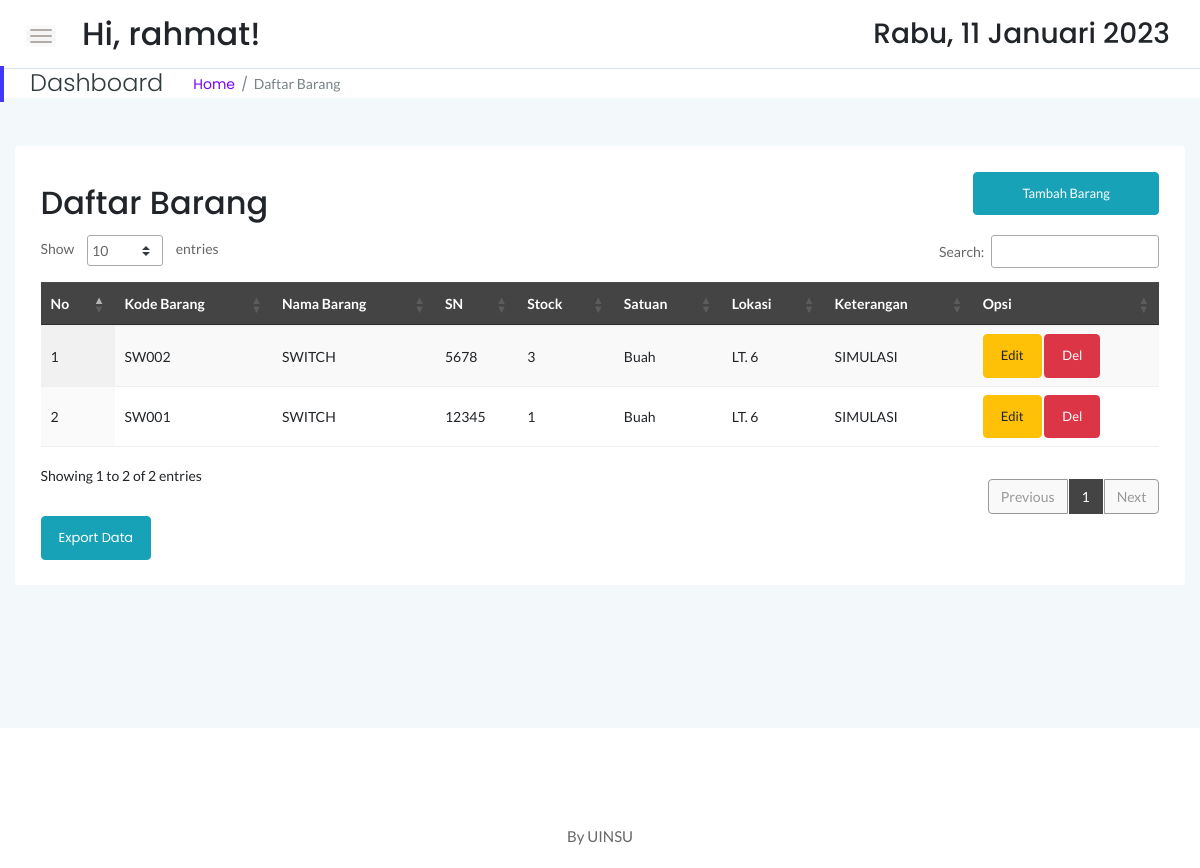
Page /stock/stock.php (signed in) on the committed database.
### tables this page shows
CREATE TABLE `sstock_brg` (
  `idx` int(11) NOT NULL,
  `kode_barang` varchar(55) NOT NULL,
  `nama` varchar(30) NOT NULL,
  `serial_number` varchar(40) NOT NULL,
  `stock` int(100) NOT NULL,
  `satuan` varchar(10) NOT NULL,
  `lokasi` varchar(55) NOT NULL,
  `keterangan` varchar(20) NOT NULL
);

### stock/stock.php (the view, shortened to what this page needs)
<!doctype html>
<html class="no-js" lang="en">
<?php
    include '../dbconnect.php';
	?>
<head>
    <link rel="stylesheet" href="assets/css/bootstrap.min.css">
    <link rel="stylesheet" href="assets/css/font-awesome.min.css">
    <link rel="stylesheet" href="assets/css/themify-icons.css">
    <link rel="stylesheet" href="assets/css/metisMenu.css">
    <link rel="stylesheet" href="assets/css/owl.carousel.min.css">
    <link rel="stylesheet" href="assets/css/slicknav.min.css">
    <link rel="stylesheet" href="https://www.amcharts.com/lib/3/plugins/export/export.css" type="text/css" media="all" />
	<link rel="stylesheet" type="text/css" href="https://cdn.datatables.net/1.10.19/css/jquery.dataTables.min.css">
    <link rel="stylesheet" type="text/css" href="https://cdn.datatables.net/1.10.19/css/jquery.dataTables.css">
    <link rel="stylesheet" type="text/css" href="https://cdn.datatables.net/1.10.18/css/dataTables.bootstrap4.min.css">
    <link rel="stylesheet" type="text/css" href="https://cdn.datatables.net/responsive/2.2.3/css/responsive.bootstrap.min.css">
    <link rel="stylesheet" type="text/css" href="https://cdn.datatables.net/responsive/2.2.3/css/responsive.jqueryui.min.css">
	<link rel="stylesheet" type="text/css" href="https://cdn.datatables.net/buttons/1.5.2/css/buttons.dataTables.min.css">
    <link rel="stylesheet" href="assets/css/typography.css">
    <link rel="stylesheet" href="assets/css/default-css.css">
    <link rel="stylesheet" href="assets/css/styles.css">
    <link rel="stylesheet" href="assets/css/responsive.css">
</head>
<body>
   <div class="page-container">
        <div class="main-content">
            <div class="header-area">
                <div class="row align-items-center">
                    <div class="col-md-6 col-sm-8 clearfix">
                        <div class="nav-btn pull-left">
                            <span></span>
                            <span></span>
                            <span></span>
                        </div>
                        <div class="search-box pull-left">
                            <form action="#">
                                <h2>Hi, <?=$_SESSION['user'];?>!</h2>
                            </form>
                        </div>
                    </div>
                    <div class="col-md-6 col-sm-4 clearfix">
                        <ul class="notification-area pull-right">
                            <li><h3><div class="date">
						</b></div></h3>
						</li>
                        </ul>
                    </div>
                </div>
            </div>
            <div class="page-title-area">
                <div class="row align-items-center">
                    <div class="col-sm-6">
                        <div class="breadcrumbs-area clearfix">
                            <h4 class="page-title pull-left">Dashboard</h4>
                            <ul class="breadcrumbs pull-left">
                                <li><a href="index.php">Home</a></li>
                                <li><span>Daftar Barang</span></li>
                            </ul>
                        </div>
                    </div>
                </div>
            </div>
            <div class="main-content-inner">
                <div class="row mt-5 mb-5">
                    <div class="col-12">
                        <div class="card">
                            <div class="card-body">
                                <div class="d-sm-flex justify-content-between align-items-center">
									<h2>Daftar Barang</h2>
									<button style="margin-bottom:20px" data-toggle="modal" data-target="#myModal" class="btn btn-info col-md-2"><span class="glyphicon glyphicon-plus"></span>Tambah Barang</button>
                                </div>
                                    <div class="data-tables datatable-dark">
										 <table id="dataTable3" class="display" style="width:100%"><thead class="thead-dark">
											<tr>
												<th>No</th>
                                                <th>Kode Barang</th>
                                                <th>Nama Barang</th>
												<th>SN</th>
												<th>Stock</th>
                                                <th>Satuan</th>
												<th>Lokasi</th>
                                                <th>Keterangan</th>
												<th>Opsi</th>
											</tr></thead><tbody>
											<?php
											$brgs=mysqli_query($conn,"SELECT * from sstock_brg order by nama ASC");
											$no=1;
											while($p=mysqli_fetch_array($brgs)){
                                                $idb = $p['idx'];
												?>
												<tr>
													<td><?php echo $no++ ?></td>
                                                    <td><?php echo $p['kode_barang'] ?></td>
													<td><?php echo $p['nama'] ?></td>
													<td><?php echo $p['serial_number'] ?></td>
													<td><?php echo $p['stock'] ?></td>
													<td><?php echo $p['satuan'] ?></td>
													<td><?php echo $p['lokasi'] ?></td>
													<td><?php echo $p['keterangan'] ?></td>
                                                    <td><button data-toggle="modal" data-target="#edit<?=$idb;?>" class="btn btn-warning">Edit</button> <button data-toggle="modal" data-target="#del<?=$idb;?>" class="btn btn-danger">Del</button></td>
												</tr>
												<?php
											}
											?>
										</tbody>
										</table>
                                    </div>
									<a href="exportstkbhn.php" target="_blank" class="btn btn-info">Export Data</a>
                                </div>
                            </div>
                        </div>
                    </div>
                </div>
            </div>
        </div>
        <footer>
            <div class="footer-area">
                <p>By UINSU</p>
            </div>
        </footer>
</body>
</html>

### stock/assets/css/styles.css (style rules this page uses)
.page-container { width: 100%; height: 100%; min-height: 100vh; padding-left: 280px; -webkit-transition: padding-left 0.3s ease 0s; transition: padding-left 0.3s ease 0s; }
.card { border: none; border-radius: 4px; background-color: #fff; -webkit-transition: all 0.3s ease 0s; transition: all 0.3s ease 0s; }
.card-body { padding: 25.6px; padding: 1.6rem; }
.main-content { width: 100%; background: #F3F8FB; }
.main-content-inner { padding: 0 30px 50px; }
.header-area { padding: 15px 30px; background: #fff; border-bottom: 1px solid #d8e3e7; }
.nav-btn { margin-right: 30px; margin-top: 10px; cursor: pointer; }
.nav-btn span { display: block; width: 22px; height: 2px; background: #b3aaaa; margin: 4px 0; border-radius: 15px; -webkit-transition: all 0.3s ease 0s; transition: all 0.3s ease 0s; box-shadow: 0 0 0 4px rgba(99, 96, 96, 0.03); }
.search-box form { position: relative; }
.notification-area { -webkit-user-select: none; -moz-user-select: none; -ms-user-select: none; user-select: none; position: relative; z-index: 1; }
.notification-area li { display: inline-block; margin-left: 20px; cursor: pointer; -webkit-user-select: none; -moz-user-select: none; -ms-user-select: none; user-select: none; }
.page-title-area { padding: 0 30px; background: #fff; position: relative; }
.page-title-area:before { content: ''; position: absolute; left: 0; top: 50%; width: 4px; height: 36px; background: var(--primary-color); -webkit-transform: translateY(-50%); transform: translateY(-50%); }
.page-title { font-size: 24px; font-weight: 300; color: #313b3d; letter-spacing: 0; margin-right: 30px; }
ul.breadcrumbs { margin-top: 4px; }
.breadcrumbs li { display: inline-block; }
.breadcrumbs li a, .breadcrumbs li span { display: block; font-size: 14px; font-weight: 400; color: #7801ff; letter-spacing: 0; margin-right: 16px; position: relative; }
.breadcrumbs li a:before { content: '/'; color: #768387; position: absolute; right: -13px; top: 0; }
.breadcrumbs li span { margin-right: 0; color: #768387; text-transform: capitalize; }
.footer-area { text-align: center; padding: 23px 0 19px; background: #fff; }
.footer-area p { color: #676666; margin-bottom: 0; }
.btn { padding: 11px 17px; font-size: 13px; letter-spacing: 0; }
table tr th { border-bottom: none; }
table tr th, table tr td { border-top: 1px solid rgba(120, 130, 140, 0.13) !important; }
table.dataTable.no-footer { border-bottom: 1px solid rgba(120, 130, 140, 0.13) !important; }
table.dataTable thead th, table.dataTable thead td { border-bottom-color: transparent; }
.datatable-dark thead { background: #444; color: #fff; }

### rows in the picture
sstock_brg: kode_barang "SW002", nama "SWITCH", serial_number "5678", stock "3", satuan "Buah", lokasi "LT. 6", keterangan "SIMULASI"
sstock_brg: kode_barang "SW001", nama "SWITCH", serial_number "12345", stock "1", satuan "Buah", lokasi "LT. 6", keterangan "SIMULASI"

### other values in the picture
$_SESSION['user'] "rahmat"
